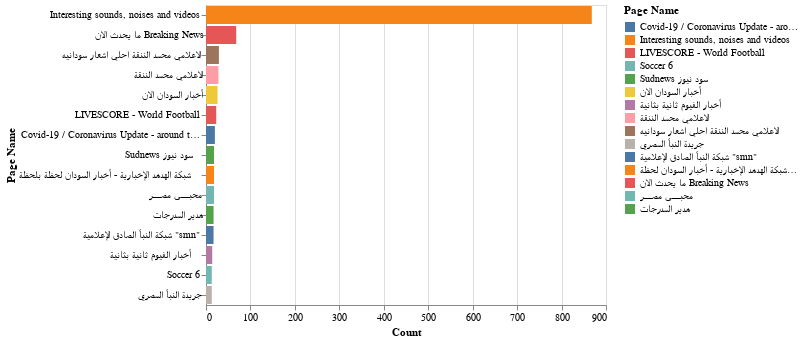

Notebook cell for this chart:
### Markdown cell above
#### Identify the Most active accounts

### Code cell
# Top 15 Most Active Pages about the topic and within the considered period
data_Ls=data.pivot_table(values=['Count'], index='Page Name', aggfunc=np.sum).reset_index().sort_values('Count', ascending=False).head(15)
alt.Chart(data_Ls).mark_bar().encode(x='Count', y=alt.Y('Page Name:N', sort='-x'), color='Page Name', tooltip=['Page Name']).interactive()

### Figure 1 — Vega-Lite specification as saved in the notebook (floating-point values rounded to 4 significant figures)
{"config": {"view": {"continuousWidth": 400, "continuousHeight": 300}}, "data": {"name": "data-4ac53c443a4c3ed63639e77520831022"}, "mark": "bar", "encoding": {"color": {"type": "nominal", "field": "Page Name"}, "tooltip": [{"type": "nominal", "field": "Page Name"}], "x": {"type": "quantitative", "field": "Count"}, "y": {"type": "nominal", "field": "Page Name", "sort": "-x"}}, "selection": {"selector004": {"type": "interval", "bind": "scales", "encodings": ["x", "y"]}}, "$schema": "https://vega.github.io/schema/vega-lite/v4.8.1.json", "datasets": {"data-4ac53c443a4c3ed63639e77520831022": [{"Page Name": "Interesting sounds, noises and videos", "Count": 868.0}, {"Page Name": "ما يحدث الان Breaking News", "Count": 68.0}, {"Page Name": "الاعلامي محمد الننقة احلي اشعار سودانيه", "Count": 29.0}, {"Page Name": "الاعلامي محمد الننقة", "Count": 28.0}, {"Page Name": "أخبار السودان الان", "Count": 26.0}, {"Page Name": "LIVESCORE - World Football", "Count": 23.0}, {"Page Name": "Covid-19 / Coronavirus Update - around the world", "Count": 20.0}, {"Page Name": "Sudnews سود نيوز", "Count": 18.0}, {"Page Name": "شبكة الهدهد الإخبارية - أخبار السودان لحظة بلحظة", "Count": 18.0}, {"Page Name": "محبــــى مصــــر", "Count": 18.0}, {"Page Name": "هدير المدرجات", "Count": 17.0}, {"Page Name": "شبكة النبأ الصادق الإعلامية \"smn\"", "Count": 17.0}, {"Page Name": "أخبار الفيوم ثانية بثانية", "Count": 14.0}, {"Page Name": "Soccer 6", "Count": 13.0}, {"Page Name": "جريدة النبأ المصري", "Count": 13.0}]}}
